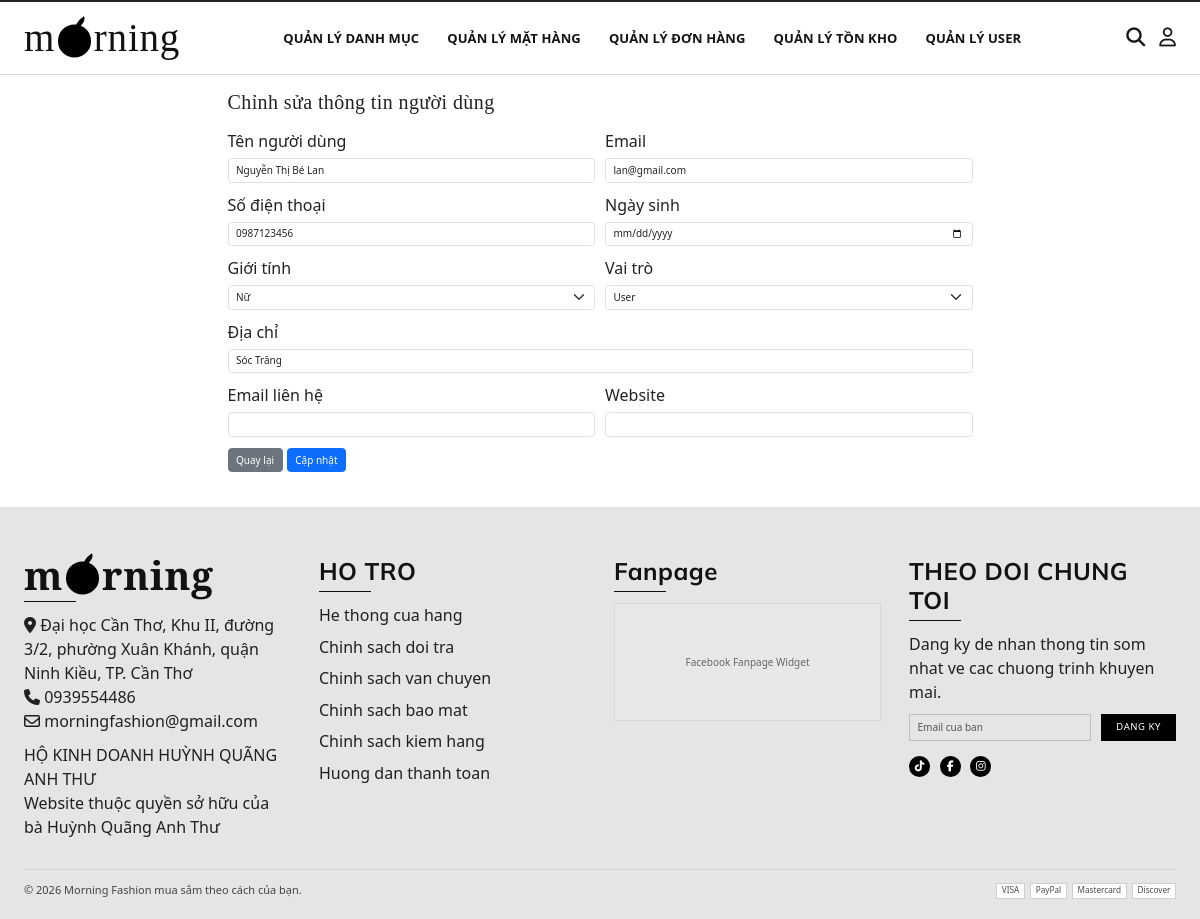
/public/user_edit.php?id=13 (signed in), run on the app's committed database.
### tables this page shows
CREATE TABLE `users` (
  `user_id` int(11) UNSIGNED NOT NULL,
  `user_name` varchar(255) NOT NULL,
  `user_email` varchar(255) NOT NULL,
  `user_psw` varchar(32) NOT NULL,
  `role` varchar(5) NOT NULL DEFAULT 'user',
  `user_avatar` varchar(255) NOT NULL DEFAULT '',
  `user_birthday` date DEFAULT NULL,
  `user_gender` varchar(20) NOT NULL DEFAULT '',
  `user_phone` varchar(20) NOT NULL DEFAULT '',
  `user_address` varchar(255) NOT NULL DEFAULT '',
  `user_contact_email` varchar(255) NOT NULL DEFAULT '',
  `user_website` varchar(255) NOT NULL DEFAULT '',
  `user_role` varchar(20) NOT NULL DEFAULT 'user'
);

### libraries/Psr4AutoloaderClass.php (called while the page is built, shortened)
<?php
class Psr4AutoloaderClass
{
	protected $prefixes = array();
	public function addNamespace($prefix, $base_dir, $prepend = false)
	{
		$prefix = trim($prefix, '\\') . '\\';
		$base_dir = rtrim($base_dir, DIRECTORY_SEPARATOR) . '/';
		if (isset($this->prefixes[$prefix]) === false) {
			$this->prefixes[$prefix] = array();
		}
		if ($prepend) {
			array_unshift($this->prefixes[$prefix], $base_dir);
		} else {
			array_push($this->prefixes[$prefix], $base_dir);
		}
	}
	public function loadClass($class)
	{
		$prefix = $class;
		while (false !== $pos = strrpos($prefix, '\\')) {
			$prefix = substr($class, 0, $pos + 1);
			$relative_class = substr($class, $pos + 1);
			$mapped_file = $this->loadMappedFile($prefix, $relative_class);
			if ($mapped_file) {
				return $mapped_file;
			}
			$prefix = rtrim($prefix, '\\');
		}
		return false;
	}
	protected function loadMappedFile($prefix, $relative_class)
	{
		foreach ($this->prefixes[$prefix] as $base_dir) {
			$file = $base_dir
				. str_replace('\\', '/', $relative_class)
				. '.php';
			if ($this->requireFile($file)) {
				return $file;
			}
		}
		return false;
	}
	protected function requireFile($file)
	{
		if (file_exists($file)) {
			return true;
		}
		return false;
	}
}

### src/classes/User.php (called while the page is built, shortened)
<?php
class User
{
    private ?PDO $db;
    public function __construct(?PDO $pdo)
    {
        $this->db = $pdo;
    }
    public function find(int $id): ?User
    {
        $statement = $this->db->prepare('SELECT * FROM users WHERE user_id = :id');
        $statement->execute(['id' => $id]);
        if ($row = $statement->fetch()) {
            $this->user_birthday = $row['user_birthday'] ?? '';
            $this->user_gender = $row['user_gender'] ?? '';
            $this->user_address = $row['user_address'] ?? '';
            $this->user_contact_email = $row['user_contact_email'] ?? '';
            $this->user_website = $row['user_website'] ?? '';
            return $this;
        }
        return null;
    }
}

### src/functions.php (called while the page is built, shortened)
<?php
function html_escape(string|null $text): string
{
    return htmlspecialchars($text ?? '', ENT_QUOTES, 'UTF-8', false);
}
function ensure_cart_order_size_columns(PDO $pdo): void
{
    $checked = true;
}

### public/user_edit.php (the view, shortened to what this page needs)
<?php
require_once __DIR__ . '/../src/bootstrap.php';
$user = new User($PDO);
$userId = isset($_GET['id']) ? (int)$_GET['id'] : 0;
if (!$user->find($userId)) {
    $_SESSION['flash_message'] = 'Người dùng không tồn tại.';
    redirect('user_list.php');
}
include_once __DIR__ . '/../src/partials/header.php'
?>
<body>
    <?php include_once __DIR__ . '/../src/partials/navbar.php' ?>
    <div class="container">
        <div class="row mt-4 mb-4">
            <div class="col-md-8 offset-md-2">
                <h2 class="mb-4">Chỉnh sửa thông tin người dùng</h2>
                <form action="" method="POST" class="row g-3">
                    <div class="col-md-6">
                        <label for="user_name" class="form-label">Tên người dùng</label>
                        <input type="text" class="form-control" id="user_name" name="user_name" value="<?= html_escape($user->user_name) ?>" required>
                    </div>
                    <div class="col-md-6">
                        <label for="user_email" class="form-label">Email</label>
                        <input type="email" class="form-control" id="user_email" name="user_email" value="<?= html_escape($user->user_email) ?>" required>
                    </div>
                    <div class="col-md-6">
                        <label for="user_phone" class="form-label">Số điện thoại</label>
                        <input type="text" class="form-control" id="user_phone" name="user_phone" value="<?= html_escape($user->user_phone) ?>">
                    </div>
                    <div class="col-md-6">
                        <label for="user_birthday" class="form-label">Ngày sinh</label>
                        <input type="date" class="form-control" id="user_birthday" name="user_birthday" value="<?= html_escape($user->user_birthday) ?>">
                    </div>
                    <div class="col-md-6">
                        <label for="user_gender" class="form-label">Giới tính</label>
                        <select class="form-select" id="user_gender" name="user_gender">
                            <option value="female" <?= $user->user_gender === 'female' ? 'selected' : '' ?>>Nữ</option>
                        </select>
                    </div>
                    <div class="col-md-6">
                        <label for="user_role" class="form-label">Vai trò</label>
                        <select class="form-select" id="user_role" name="user_role" required>
                            <option value="user" <?= $user->user_role === 'user' ? 'selected' : '' ?>>User</option>
                        </select>
                    </div>
                    <div class="col-12">
                        <label for="user_address" class="form-label">Địa chỉ</label>
                        <input type="text" class="form-control" id="user_address" name="user_address" value="<?= html_escape($user->user_address) ?>">
                    </div>
                    <div class="col-md-6">
                        <label for="user_contact_email" class="form-label">Email liên hệ</label>
                        <input type="email" class="form-control" id="user_contact_email" name="user_contact_email" value="<?= html_escape($user->user_contact_email) ?>">
                    </div>
                    <div class="col-md-6">
                        <label for="user_website" class="form-label">Website</label>
                        <input type="url" class="form-control" id="user_website" name="user_website" value="<?= html_escape($user->user_website) ?>">
                    </div>
                    <div class="col-12">
                        <a href="user_list.php" class="btn btn-secondary">Quay lại</a>
                        <button type="submit" class="btn btn-primary">Cập nhật</button>
                    </div>
                </form>
            </div>
        </div>
    </div>
    <?php include_once __DIR__ . '/../src/partials/footer.php' ?>
</body>
</html>

### public/css/base.css (style rules this page uses)
:root { --primary-color: #111111; --accent-color: #1b1b1b; --muted-color: #f0f0f0; --white-color: #ffffff; --black-color: #0f0f0f; --text-color: #222222; --soft-text: #7a7a7a; --border-color: #dddddd; --font-heading: "Cormorant Garamond", Georgia, serif; --font-body: "Mulish", "Segoe UI", sans-serif; }
* { padding: 0; margin: 0; box-sizing: border-box; }
html { color: var(--black-color); font-size: 62.5%; line-height: 1.6; font-family: var(--font-body); background-color: #ffffff; scroll-behavior: smooth; }
body { font-size: 1.6rem; color: var(--text-color); background: #ffffff; min-height: 100vh; padding-bottom: 0; }
h1, h2, h3, h4, h5, h6 { font-family: var(--font-heading); letter-spacing: 0.02em; margin-bottom: 0; }
a { text-decoration: none; }

### public/css/main.css (style rules this page uses)
.container { font-size: 1.6rem; }

### data on the page
users: user_name "Nguyễn Thị Bé Lan", user_email "lan@gmail.com", user_phone "0987123456", user_gender "Nữ", user_role "User", user_address "Sóc Trăng"
